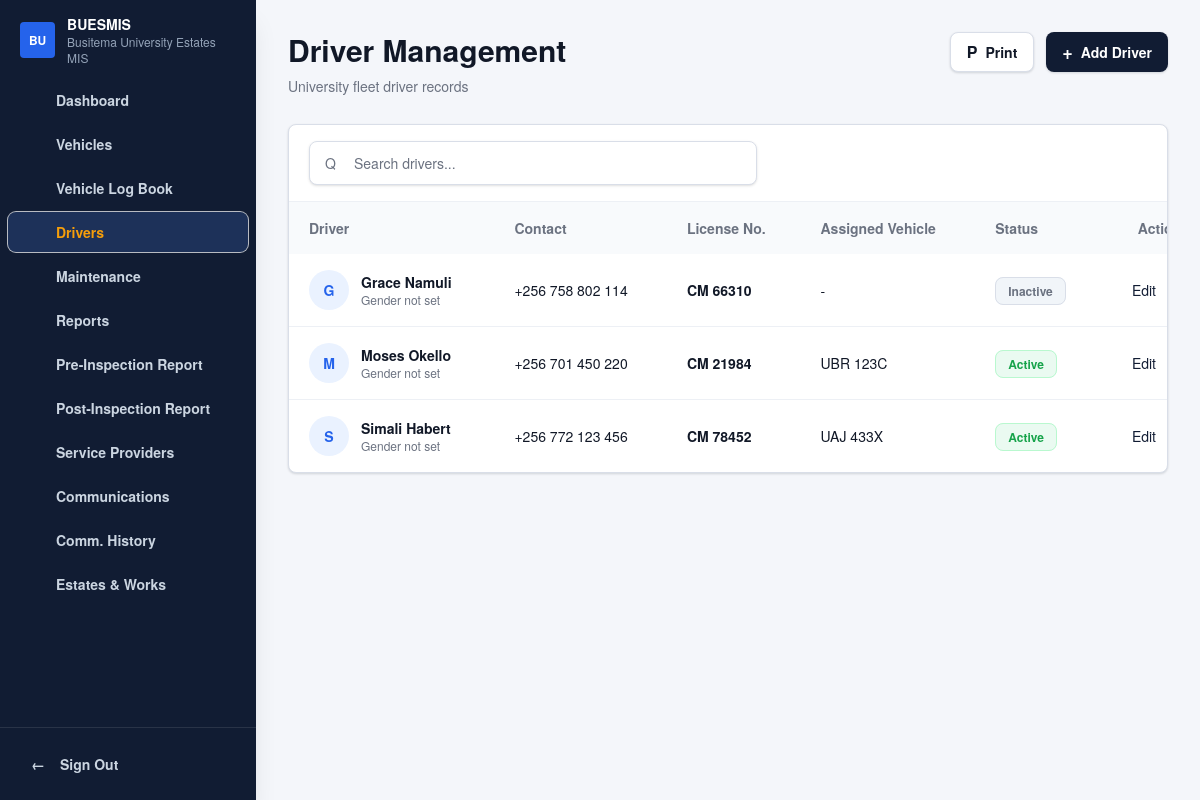
The app's page /modules/drivers/index.php with its own data.
### tables this page shows
CREATE TABLE `drivers` (
  `id` int(10) UNSIGNED NOT NULL,
  `user_id` int(10) UNSIGNED DEFAULT NULL,
  `department_id` int(10) UNSIGNED DEFAULT NULL,
  `full_name` varchar(120) NOT NULL,
  `employee_id` varchar(60) DEFAULT NULL,
  `phone` varchar(30) DEFAULT NULL,
  `email` varchar(150) DEFAULT NULL,
  `gender` enum('male','female','other') DEFAULT NULL,
  `national_id_number` varchar(60) DEFAULT NULL,
  `license_number` varchar(100) NOT NULL,
  `license_classes` varchar(80) DEFAULT NULL,
  `license_issue_date` date DEFAULT NULL,
  `license_issuing_authority` varchar(150) DEFAULT NULL,
  `license_expiry` date DEFAULT NULL,
  `driver_photo` varchar(255) DEFAULT NULL,
  `national_id_photo` varchar(255) DEFAULT NULL,
  `driving_license_scan` varchar(255) DEFAULT NULL,
  `status` enum('active','inactive','suspended') NOT NULL DEFAULT 'active',
  `created_at` timestamp NOT NULL DEFAULT current_timestamp(),
  `updated_at` timestamp NULL DEFAULT NULL ON UPDATE current_timestamp()
);

CREATE TABLE `vehicles` (
  `id` int(10) UNSIGNED NOT NULL,
  `department_id` int(10) UNSIGNED DEFAULT NULL,
  `registration_no` varchar(50) NOT NULL,
  `make` varchar(100) NOT NULL,
  `model` varchar(100) NOT NULL,
  `manufacture_year` year(4) DEFAULT NULL,
  `vehicle_type` enum('sedan','suv','pickup','truck','van','bus','motorcycle','other') NOT NULL DEFAULT 'other',
  `fuel_type` enum('petrol','diesel','hybrid','electric','other') NOT NULL DEFAULT 'diesel',
  `current_mileage` int(10) UNSIGNED NOT NULL DEFAULT 0,
  `insurance_expiry` date DEFAULT NULL,
  `status` enum('active','maintenance','grounded','disposed') NOT NULL DEFAULT 'active',
  `notes` text DEFAULT NULL,
  `created_at` timestamp NOT NULL DEFAULT current_timestamp(),
  `updated_at` timestamp NULL DEFAULT NULL ON UPDATE current_timestamp()
);

### modules/drivers/index.php (the view, shortened to what the rows shown need)
<?php
require_once __DIR__ . '/../../handlers/driver.php';
extract(driverFetchPageData());
include __DIR__ . '/../../includes/header.php';
?>
<main class="min-h-screen lg:pl-64">
    <div class="mx-auto max-w-[1320px] px-4 py-8 sm:px-6 lg:px-8">
        <div class="mb-7 flex flex-col gap-4 lg:flex-row lg:items-start lg:justify-between">
            <div>
                <h1 class="text-2xl font-extrabold tracking-normal text-fleet-ink sm:text-3xl">Driver Management</h1>
            </div>
        </div>
        <section class="<?= $hasDrivers ? 'block' : 'hidden'; ?> overflow-hidden rounded-lg border border-fleet-line bg-fleet-surface shadow-fleet-card">
            <div class="overflow-x-auto">
                <table class="w-full min-w-[920px] text-left text-sm" data-driver-table>
                    <thead class="bg-fleet-surface-muted text-fleet-muted">
                        <tr>
                            <th class="px-5 py-4 font-semibold">Driver</th>
                            <th class="px-5 py-4 font-semibold">Contact</th>
                            <th class="px-5 py-4 font-semibold">License No.</th>
                            <th class="px-5 py-4 font-semibold">Assigned Vehicle</th>
                            <th class="px-5 py-4 font-semibold">Status</th>
                            <th class="px-5 py-4 text-right font-semibold">Actions</th>
                        </tr>
                    </thead>
                    <tbody class="divide-y divide-fleet-line-soft">
                        <?php foreach ($drivers as $driver): ?>
                            <tr
                                class="driver-row hover:bg-fleet-surface-muted/70"
                                data-search="<?= htmlspecialchars(strtolower(implode(' ', array_filter([$driver['name'], $driver['email'], $driver['phone'], $driver['license'], $driver['assigned'], $driver['department'], $driver['gender'], $driver['national_id_number']]))), ENT_QUOTES, 'UTF-8'); ?>"
                                data-driver-id="<?= htmlspecialchars((string) $driver['id'], ENT_QUOTES, 'UTF-8'); ?>"
                                data-full-name="<?= htmlspecialchars($driver['name'], ENT_QUOTES, 'UTF-8'); ?>"
                                data-employee-id="<?= htmlspecialchars($driver['employee_id'], ENT_QUOTES, 'UTF-8'); ?>"
                                data-phone="<?= htmlspecialchars($driver['phone'] === '-' ? '' : $driver['phone'], ENT_QUOTES, 'UTF-8'); ?>"
                                data-email="<?= htmlspecialchars($driver['email'] === '-' ? '' : $driver['email'], ENT_QUOTES, 'UTF-8'); ?>"
                                data-gender="<?= htmlspecialchars($driver['gender'], ENT_QUOTES, 'UTF-8'); ?>"
                                data-national-id-number="<?= htmlspecialchars($driver['national_id_number'], ENT_QUOTES, 'UTF-8'); ?>"
                                data-license-number="<?= htmlspecialchars($driver['license'], ENT_QUOTES, 'UTF-8'); ?>"
                                data-license-classes="<?= htmlspecialchars($driver['license_classes'], ENT_QUOTES, 'UTF-8'); ?>"
                                data-license-issue-date="<?= htmlspecialchars($driver['license_issue_date'], ENT_QUOTES, 'UTF-8'); ?>"
                                data-license-issuing-authority="<?= htmlspecialchars($driver['license_issuing_authority'], ENT_QUOTES, 'UTF-8'); ?>"
                                data-license-expiry="<?= htmlspecialchars($driver['license_expiry'], ENT_QUOTES, 'UTF-8'); ?>"
                                data-department="<?= htmlspecialchars($driver['department'], ENT_QUOTES, 'UTF-8'); ?>"
                                data-assigned-vehicle-id="<?= htmlspecialchars((string) ($driver['assigned_vehicle_id'] ?? ''), ENT_QUOTES, 'UTF-8'); ?>"
                                data-status="<?= htmlspecialchars($driver['status_value'], ENT_QUOTES, 'UTF-8'); ?>"
                                data-driver-photo="<?= htmlspecialchars($driver['driver_photo'], ENT_QUOTES, 'UTF-8'); ?>"
                                data-driver-photo-url="<?= htmlspecialchars($driver['driver_photo_url'], ENT_QUOTES, 'UTF-8'); ?>"
                                data-driver-photo-name="<?= htmlspecialchars($driver['driver_photo_name'], ENT_QUOTES, 'UTF-8'); ?>"
                                data-driver-photo-is-image="<?= $driver['driver_photo_is_image'] ? 'true' : 'false'; ?>"
                                data-national-id-photo="<?= htmlspecialchars($driver['national_id_photo'], ENT_QUOTES, 'UTF-8'); ?>"
                                data-national-id-photo-url="<?= htmlspecialchars($driver['national_id_photo_url'], ENT_QUOTES, 'UTF-8'); ?>"
                                data-national-id-photo-name="<?= htmlspecialchars($driver['national_id_photo_name'], ENT_QUOTES, 'UTF-8'); ?>"
                                data-national-id-photo-is-image="<?= $driver['national_id_photo_is_image'] ? 'true' : 'false'; ?>"
                                data-driving-license-scan="<?= htmlspecialchars($driver['driving_license_scan'], ENT_QUOTES, 'UTF-8'); ?>"
                                data-driving-license-scan-url="<?= htmlspecialchars($driver['driving_license_scan_url'], ENT_QUOTES, 'UTF-8'); ?>"
                                data-driving-license-scan-name="<?= htmlspecialchars($driver['driving_license_scan_name'], ENT_QUOTES, 'UTF-8'); ?>"
                                data-driving-license-scan-is-image="<?= $driver['driving_license_scan_is_image'] ? 'true' : 'false'; ?>"
                            >
                                <td class="px-5 py-4">
                                    <div class="flex items-center gap-3">
                                        <?php if ($driver['driver_photo_url'] !== '' && $driver['driver_photo_is_image']): ?>
                                            <img src="<?= htmlspecialchars($driver['driver_photo_url'], ENT_QUOTES, 'UTF-8'); ?>" alt="<?= htmlspecialchars($driver['name'], ENT_QUOTES, 'UTF-8'); ?>" class="h-10 w-10 rounded-full object-cover ring-2 ring-fleet-primary-soft">
                                        <?php else: ?>
                                            <span class="flex h-10 w-10 items-center justify-center rounded-full bg-fleet-primary-soft text-sm font-extrabold text-fleet-primary">
                                                <?= htmlspecialchars(strtoupper(substr($driver['name'], 0, 1)), ENT_QUOTES, 'UTF-8'); ?>
                                            </span>
                                        <?php endif; ?>
                                        <div>
                                            <p class="font-extrabold text-fleet-ink"><?= htmlspecialchars($driver['name'], ENT_QUOTES, 'UTF-8'); ?></p>
                                            <p class="text-xs text-fleet-muted">
                                                <?= htmlspecialchars($driver['gender'] !== '' ? ucfirst($driver['gender']) : 'Gender not set', ENT_QUOTES, 'UTF-8'); ?>
                                            </p>
                                        </div>
                                    </div>
                                </td>
                                <td class="px-5 py-4 text-fleet-ink"><?= htmlspecialchars($driver['phone'], ENT_QUOTES, 'UTF-8'); ?></td>
                                <td class="px-5 py-4 font-semibold text-fleet-ink"><?= htmlspecialchars($driver['license'], ENT_QUOTES, 'UTF-8'); ?></td>
                                <td class="px-5 py-4 text-fleet-ink"><?= htmlspecialchars($driver['assigned'], ENT_QUOTES, 'UTF-8'); ?></td>
                                <td class="px-5 py-4">
                                    <?php if ($driver['status'] === 'Active'): ?>
                                        <span class="rounded-lg border border-green-200 bg-fleet-success-soft px-3 py-1 text-xs font-semibold text-fleet-success">Active</span>
                                    <?php elseif ($driver['status'] === 'Suspended'): ?>
                                        <span class="rounded-lg border border-orange-200 bg-fleet-warning-soft px-3 py-1 text-xs font-semibold text-fleet-warning-strong">Suspended</span>
                                    <?php else: ?>
                                        <span class="rounded-lg border border-fleet-line bg-slate-100 px-3 py-1 text-xs font-semibold text-fleet-muted">Inactive</span>
                                    <?php endif; ?>
                                </td>
                                <td class="px-5 py-4">
                                    <div class="flex justify-end gap-3">
                                        <button type="button" data-edit-driver-entry class="text-fleet-sidebar hover:text-fleet-primary" aria-label="Edit <?= htmlspecialchars($driver['name'], ENT_QUOTES, 'UTF-8'); ?>">Edit</button>
                                    </div>
                                </td>
                            </tr>
                        <?php endforeach; ?>
                    </tbody>
                </table>
            </div>
        </section>
    </div>
</main>
<?php include __DIR__ . '/../../includes/footer.php'; ?>

### records on screen
drivers: full_name "G", full_name "Grace Namuli", gender "Gender not set", phone "+256 758 802 114", license_number "CM 66310", assigned "-", shows "Inactive"
drivers: full_name "M", full_name "Moses Okello", gender "Gender not set", phone "+256 701 450 220", license_number "CM 21984", vehicles.registration_no "UBR 123C", shows "Active"
drivers: full_name "S", full_name "Simali Habert", gender "Gender not set", phone "+256 772 123 456", license_number "CM 78452", vehicles.registration_no "UAJ 433X", shows "Active"

### other values on screen
$item['label'] "Dashboard"
$item['label'] "Vehicles"
$item['label'] "Vehicle Log Book"
$item['label'] "Drivers"
$item['label'] "Maintenance"
$item['label'] "Reports"
$item['label'] "Pre-Inspection Report"
$item['label'] "Post-Inspection Report"
$item['label'] "Service Providers"
$item['label'] "Communications"
$item['label'] "Comm. History"
$item['label'] "Estates & Works"
